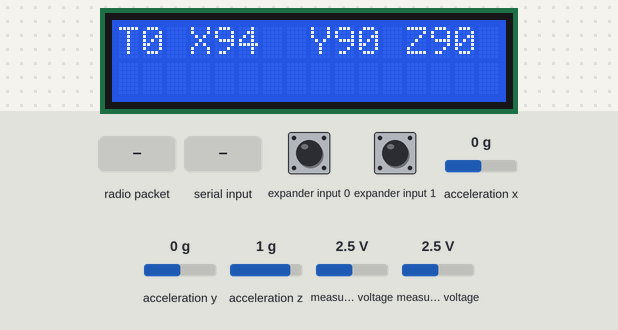
Simulated run of this sketch. Board: Arduino Uno, built with avr-gcc and run on an emulated ATmega328P. On the bench: 16×2 character LCD. Wiring (inferred from the names in the program): Wii Nunchuk at I2C address 0x52. The test bench sets the inputs (shaded band); at power-on: acceleration x 0 g, measured voltage 2.5 V, expander input 0 HIGH, expander input 1 HIGH, acceleration y 0 g, acceleration z 1 g. No radio packets arrive unless stated; what the sketch prints to the serial monitor is not drawn.

Above: at 1.8 s.
1.9 s: radio packet "1" arrives
At 2.5 s:
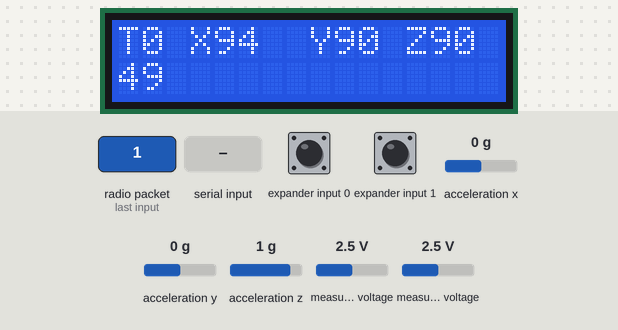
4.9 s: "1" received over Serial
At 6.4 s:
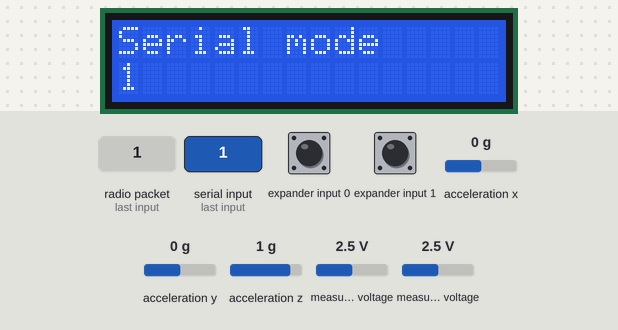
7.9 s: "0" received over Serial
At 9.6 s:
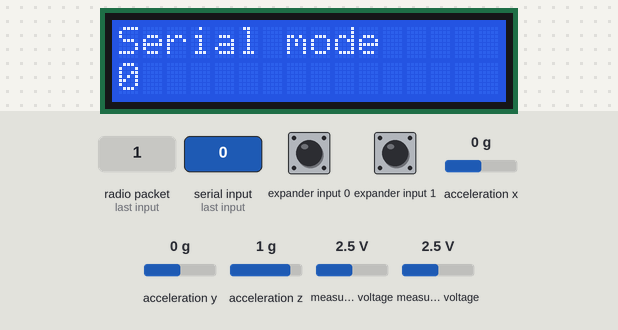
10.9 s: acceleration x set to -1.4 g
At 11.8 s:
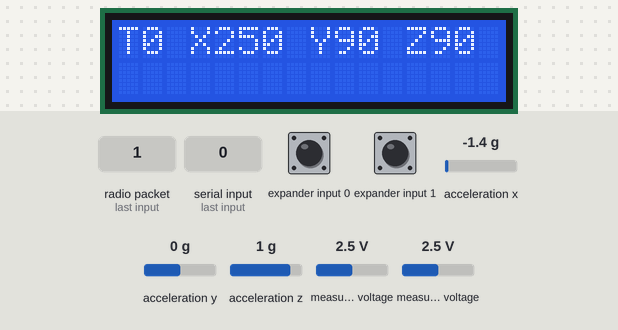
13.9 s: measured voltage (sensor 200) set to 0.1 V
At 14.4 s:
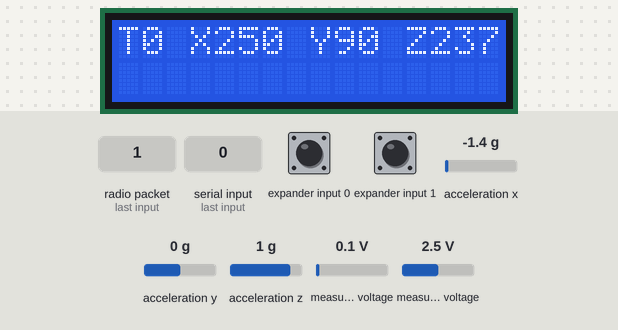
16.9 s: measured voltage (sensor 201) set to 0.1 V
At 18.1 s:
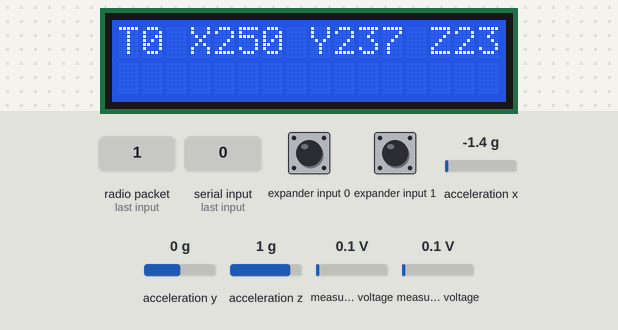
Timing chart, 0 to 19.9 s (numbered marks = the images above; inputs shaded):
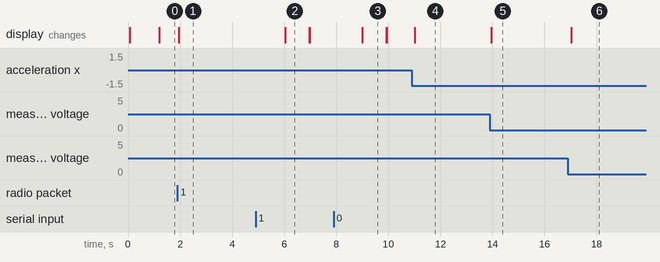

The sketch:

controller.ino
```cpp
#include <LiquidCrystal_I2C.h>

#include <Nunchuk.h>


//The current radio controller
#include <SPI.h>
#include <RH_RF95.h>

#define RFM95_CS 8
#define RFM95_RST 9
#define RFM95_INT 7
//#define WAIT_FOR_SERIAL
// Change to 434.0 or other frequency, must match RX's freq!
#define RF95_FREQ 915.0
#define PACKET_SIZE 7
#define DELAY_TIME 10
// Singleton instance of the radio driver
RH_RF95 rf95(RFM95_CS, RFM95_INT);
Nunchuk nck;
uint8_t noSerialCount = 0;
uint32_t serialTimer = millis();
int throttleValues = 3;
uint8_t throttle = 0;
boolean cPressed = false;
boolean zPressed = false;
LiquidCrystal_I2C lcd(0x3F, 2, 1, 0, 4, 5, 6, 7, 3, POSITIVE);
void setup()
{
  pinMode(RFM95_RST, OUTPUT);
  digitalWrite(RFM95_RST, HIGH);
  nck.initialize();
  lcd.begin(16, 2);
  lcd.home();
  lcd.clear();
  lcd.noCursor();
#ifdef WAIT_FOR_SERIAL
  while (!Serial) {
    lcd.home();
    lcd.println("Awaiting SerialI");
    delay(200);
    lcd.home();
    lcd.println("Awaiting Serial*");
    delay(200);
  }
  lcd.home();
  lcd.clear();
#endif
  Serial.begin(115200);
  delay(100);

  Serial.println("+ Arduino LoRa TX Remote initialized!");
  lcd.print("Resetting radio");
  // manual reset
  digitalWrite(RFM95_RST, LOW);
  delay(10);
  digitalWrite(RFM95_RST, HIGH);
  //delay(500);
  Serial.println("| Reset radio");
  lcd.setCursor(0, 1);
  while (!rf95.init()) {
    Serial.println("| LoRa radio init failed");
    lcd.print("Failed");
    while (1);
  }
  lcd.print("Success!");
  Serial.println("| LoRa radio init OK!");
  //delay(500);
  // Defaults after init are 434.0MHz, modulation GFSK_Rb250Fd250, +13dbM
  lcd.home();
  lcd.clear();
  lcd.print("Setting freq");
  //delay(500);
  lcd.setCursor(0, 1);
  if (!rf95.setFrequency(RF95_FREQ)) {
    Serial.println("| setFrequency failed");
    lcd.print("Failed");
    while (1);
  }
  lcd.print("Success! ");
  lcd.print((int)RF95_FREQ);
  lcd.print("MHz");
  lcd.clear();
  lcd.print("Connecting Plane...");
  Serial.print("| Set Freq to: "); Serial.println(RF95_FREQ);
  //delay(500);
  rf95.setTxPower(23, false);
  lcd.clear();
}

void loop()
{
  // Send a message to rf95_server
  if (serialTimer > millis()) serialTimer = millis();
  if (millis() - serialTimer > 100) {
    serialTimer = millis();
    if (noSerialCount == DELAY_TIME - 1) {
      lcd.clear();
    }
    noSerialCount = min(noSerialCount + 1, DELAY_TIME);
  }
  if (Serial.available() > 0) {
    noSerialCount = 0;
    byte sIn[20];
    for (int i = 0; i < sizeof(sIn); i++) {
      sIn[i] = 0;
    }
    Serial.readBytesUntil(0, sIn, 20);
    Serial.flush();
    rf95.send(sIn, sizeof(sIn));
    rf95.waitPacketSent();
    lcd.home();
    lcd.clear();
    lcd.print("Serial mode");
    lcd.setCursor(0, 1);
    for (int i = 0; i < sizeof(sIn); i++) {
      if (sIn[i] == 0) {
        break;
      }
      Serial.print((char)sIn[i]);
      lcd.write(sIn[i]);
    }
    Serial.println();
  }
  else if (noSerialCount == DELAY_TIME) {
    nck.update();
    uint8_t radiopacket[PACKET_SIZE];
    uint8_t messageType = 0;
    uint8_t yawValue = map(nck.joystick_x(), 27, 229, 0, 180);//TODO: switch with roll
    uint8_t pitchValue = map(nck.joystick_y(), 27, 229, 0, 180);
    uint8_t rollValue = map(nck.x_acceleration(), 250, 750, 0, 180);
    //pitchValue = 180-pitchValue;
    if (nck.c_button()) {
      if (!cPressed) {
        cPressed = true;
        if (throttle < throttleValues) {
          throttle++;
        }
      }
    }
    else {
      cPressed = false;
    }
    if (nck.z_button()) {
      if (!zPressed) {
        zPressed = true;
        if (throttle > 0) {
          throttle--;
        }
      }
    }
    else {
      zPressed = false;
    }
    radiopacket[0] = (messageType << 3) + (throttle << 1) + (rollValue >> 7);
    radiopacket[1] = (rollValue << 1) + (pitchValue >> 7);
    radiopacket[2] = (pitchValue << 1) + (yawValue >> 7);
    radiopacket[3] = (yawValue << 1);
    lcd.home();
    lcd.print("                ");
    lcd.home();
    lcd.print("T");
    lcd.print(throttle);
    lcd.print(" X");
    lcd.print(rollValue);
    lcd.setCursor(7, 0);
    lcd.print(" Y");
    lcd.print(pitchValue);
    lcd.print(" Z");
    lcd.print(yawValue);
    rf95.send((uint8_t *)radiopacket, PACKET_SIZE);
    rf95.waitPacketSent();
    if (rf95.available()) {
      //head
      // Should be a reply message for us now
      // Now wait for a reply
      uint8_t buf[RH_RF95_MAX_MESSAGE_LEN];
      uint8_t len = sizeof(buf);
      if (rf95.recv(buf, &len))
      {
        Serial.println("Message Received!");
        long longitudeIn, latitudeIn;
        longitudeIn += ((buf[0] & 7) << 22) + (buf[1] << 14) + (buf[2] << 6) + buf[3] >> 2;
        latitudeIn += ((buf[3] & 3) << 24) + (buf[4] << 16) + (buf[5] << 8) + buf[6];
        longitudeIn -= 18000000;
        latitudeIn -= 9000000;
        lcd.setCursor(0, 1);
        for (int i = 0; i < len; i++) {
          lcd.print(buf[i]);
          //=======
          //      // Should be a reply message for us now
          //      // Now wait for a reply
          //      uint8_t buf[RH_RF95_MAX_MESSAGE_LEN];
          //      uint8_t len = sizeof(buf);
          //      if (rf95.recv(buf, &len)){
          //        long longitudeIn, latitudeIn;
          //        longitudeIn += ((buf[0] & 7) << 22) + (buf[1] << 14) + (buf[2] << 6) + buf[3] >> 2;
          //        latitudeIn += ((buf[3] & 3) << 24) + (buf[4] << 16) + (buf[5] << 8) + buf[6];
          //        longitudeIn -= 18000000;
          //        latitudeIn -= 9000000;
          //        lcd.setCursor(1, 0);
          //        lcd.print("reply: ");
          //        lcd.print((char*)buf);
          //        Serial.print("Received: "); Serial.print(latitudeIn); Serial.print(" "); Serial.println(longitudeIn);
          //        longitudeIn+=((buf[0]&7)<<22)+(buf[1]<<14)+(buf[2]<<6)+buf[3]>>2;
          //        latitudeIn+=((buf[3]&3)<<24)+(buf[4]<<16)+(buf[5]<<8)+buf[6];
          //        longitudeIn-=18000000;
          //        latitudeIn-=9000000;
          //        lcd.setCursor(0,1);
          //        for(int i = 0;i<len;i++){
          //          lcd.print(buf[i]);
          //        }
          //        Serial.print(latitudeIn);Serial.print(", ");Serial.println(longitudeIn);
          //        //Serial.print("RSSI: ");
          //        //Serial.println(rf95.lastRssi(), DEC);
          //      }
          //      else{
          //        //Serial.println("Receive failed");
          //>>>>>>> origin/master
        }
      }
    }
    //Serial.print(".");
  }
}
```

Nunchuk.h
```cpp
#define NUNCHUK_BUFFER_SIZE 6

class Nunchuk{
public:
	void initialize();
	bool update();

	int joystick_x() const { return _buffer[0];}

	int joystick_y() const { return _buffer[1];}

	bool left() const {return _buffer[0] <50;}

	bool right() const { return _buffer[0] > 200;}

	bool up() const {return _buffer[1] > 200;}

	bool down() const  {return _buffer[1] < 60;}

	int x_acceleration() const {
		return ((int) (_buffer[2] << 2) | ((_buffer[5] >> 2) & 0x03));
	}

	int y_acceleration() const {
		return ((int) (_buffer[3] << 2) | ((_buffer[5] >> 4) & 0x03));
	}

	int z_acceleration() const {
		return ((int) (_buffer[4] <<2 ) | ((_buffer[5] >> 6) & 0x03));
	}

	bool z_button() const {return (_buffer[5] & 0x01);}

	bool c_button() const {return ((_buffer[5] >> 1) & 0x01); }

private:

	void request_data();
	char decode_byte(const char);

	unsigned char _buffer[NUNCHUK_BUFFER_SIZE];
};
```

Measured:
- after the input at 1.9 s, the display: changes after 0.05 s (image 1)
- after the input at 4.9 s, the display: changes after 1.1 s (image 2)
- after the input at 7.9 s, the display: changes after 1.1 s (image 3)
- after the input at 10.9 s, the display: changes after 0.12 s (image 4)
- after the input at 13.9 s, the display: changes after 0.06 s (image 5)
- after the input at 16.9 s, the display: changes after 0.14 s (image 6)
- what the display in image 2 shows lasts 1.0 s, from 6.0 s to 7.0 s
